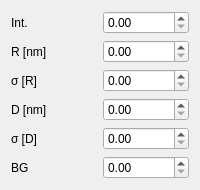
                              <widget class="QWidget" name="fitParticleSpherePage_2">
                               <layout class="QGridLayout" name="gridLayout_27">
                                <item row="3" column="0">
                                 <widget class="QLabel" name="fitParticleSphereDLabel_2">
                                  <property name="minimumSize">
                                   <size>
                                    <width>0</width>
                                    <height>20</height>
                                   </size>
                                  </property>
                                  <property name="text">
                                   <string>D [nm]</string>
                                  </property>
                                 </widget>
                                </item>
                                <item row="3" column="1">
                                 <widget class="QDoubleSpinBox" name="fitParticleSphereDValue_2">
                                  <property name="minimumSize">
                                   <size>
                                    <width>0</width>
                                    <height>20</height>
                                   </size>
                                  </property>
                                 </widget>
                                </item>
                                <item row="4" column="0">
                                 <widget class="QLabel" name="fitParticleSphereSigmaDLabel_2">
                                  <property name="minimumSize">
                                   <size>
                                    <width>0</width>
                                    <height>20</height>
                                   </size>
                                  </property>
                                  <property name="text">
                                   <string>σ [D]</string>
                                  </property>
                                 </widget>
                                </item>
                                <item row="1" column="0">
                                 <widget class="QLabel" name="fitParticleSphereRLabel_2">
                                  <property name="minimumSize">
                                   <size>
                                    <width>0</width>
                                    <height>20</height>
                                   </size>
                                  </property>
                                  <property name="text">
                                   <string>R [nm]</string>
                                  </property>
                                 </widget>
                                </item>
                                <item row="5" column="1">
                                 <widget class="QDoubleSpinBox" name="fitParticleSphereBGValue_2">
                                  <property name="minimumSize">
                                   <size>
                                    <width>0</width>
                                    <height>20</height>
                                   </size>
                                  </property>
                                 </widget>
                                </item>
                                <item row="0" column="1">
                                 <widget class="QDoubleSpinBox" name="fitParticleSphereIntValue_2">
                                  <property name="minimumSize">
                                   <size>
                                    <width>0</width>
                                    <height>20</height>
                                   </size>
                                  </property>
                                 </widget>
                                </item>
                                <item row="2" column="1">
                                 <widget class="QDoubleSpinBox" name="fitParticleSphereSigmaRValue_2">
                                  <property name="minimumSize">
                                   <size>
                                    <width>0</width>
                                    <height>20</height>
                                   </size>
                                  </property>
                                 </widget>
                                </item>
                                <item row="2" column="0">
                                 <widget class="QLabel" name="fitParticleSphereSigmaRLabel_2">
                                  <property name="minimumSize">
                                   <size>
                                    <width>0</width>
                                    <height>20</height>
                                   </size>
                                  </property>
                                  <property name="text">
                                   <string>σ [R]</string>
                                  </property>
                                 </widget>
                                </item>
                                <item row="0" column="0">
                                 <widget class="QLabel" name="fitParticleSphereIntLabel_2">
                                  <property name="minimumSize">
                                   <size>
                                    <width>0</width>
                                    <height>20</height>
                                   </size>
                                  </property>
                                  <property name="text">
                                   <string>Int.</string>
                                  </property>
                                 </widget>
                                </item>
                                <item row="5" column="0">
                                 <widget class="QLabel" name="fitParticleSphereBGLabel_2">
                                  <property name="minimumSize">
                                   <size>
                                    <width>0</width>
                                    <height>20</height>
                                   </size>
                                  </property>
                                  <property name="text">
                                   <string>BG</string>
                                  </property>
                                 </widget>
                                </item>
                                <item row="4" column="1">
                                 <widget class="QDoubleSpinBox" name="fitParticleSphereSigmaDValue_2">
                                  <property name="minimumSize">
                                   <size>
                                    <width>0</width>
                                    <height>20</height>
                                   </size>
                                  </property>
                                 </widget>
                                </item>
                                <item row="1" column="1">
                                 <widget class="QDoubleSpinBox" name="fitParticleSphereRValue_2">
                                  <property name="minimumSize">
                                   <size>
                                    <width>0</width>
                                    <height>20</height>
                                   </size>
                                  </property>
                                 </widget>
                                </item>
                               </layout>
                              </widget>
